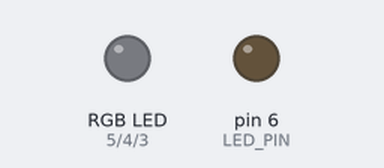
Recording of a sketch running on a simulated Arduino Uno, built with avr-gcc and run on an emulated ATmega328P. On the bench: an RGB LED mixed from three pins (HIGH = lit), output pins drawn as LEDs (lit = HIGH).

Above: at 0.15 s.
At 7.37 s:
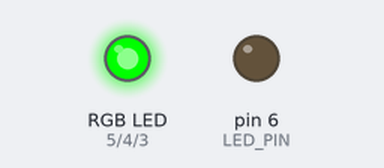
Timing chart, 0 to 8.3 s (numbered marks = the images above):
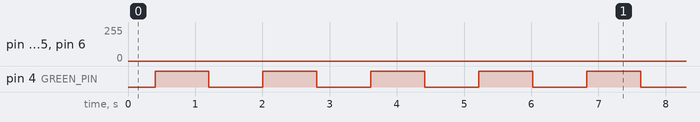

The sketch:

IoT_LED_Breathe_v1.0.ino
```cpp
/*NYCDA & NextFab IoT Workshop
 * LED Breathe
 * by Matt Garfield
 * 8/28/2016
 * Version: MKR1000_NYCDA-LED_Breathe_v1.0_MG
 *
 * Description:
 *    - Slowly fade the onboard LED and the RGB LED strip in and out
 *    - Ensures proper upload of code and wiring of circuit
*/

/* Arduino Output Pins
********************/
#define LED_PIN     6
#define RED_PIN     5
#define GREEN_PIN   4
#define BLUE_PIN    3

//Use color names as index values for color[]
#define RED_INDEX     1
#define GREEN_INDEX   2
#define BLUE_INDEX    3

//Hue Value Color Map from Adafruit
//Used for rainbow()
//https://blog.adafruit.com/2012/03/14/constant-brightness-hsb-to-rgb-algorithm/
#define RED_HUE     0
#define YELLOW_HUE  128
#define GREEN_HUE   256
#define TEAL_HUE    384
#define BLUE_HUE    512
#define PURPLE_HUE  640

/* Setup Routine
********************/
void setup() {

      /* Initialize Pin Modes
      ********************/
          pinMode(LED_PIN, OUTPUT);
          pinMode(RED_PIN, OUTPUT);
          pinMode(BLUE_PIN, OUTPUT);
          pinMode(GREEN_PIN, OUTPUT);

} //END Setup

/* Loop
********************/
void loop() {

  //breatheHSB(int hue, byte saturation, byte brightness, int wait (ms))
  breatheHSB (0, 0, 255, 3);

} //END Loop

/* SubRoutines
**********************/

/***************************************************************************
breatheHSB(int hue, byte saturation, byte brightness, int wait)
  * Runs a single fade-on / fade-out sequence
  * Requires hsbrgb()
  *
  * hue = color to fade into; 0: full red, 256: full green, 512: full blue, 767: full red
  * saturation = intensity of hue component; 0 = full white, 255 = full hue
  * brightness = intensity of output light; 0 = off, 255 = full brightness
  * wait = number of milliseconds to wait between loops
*****************************************************************************/
//Initialize array to hold RED, GREEN, BLUE color values from hsb2rgb() routine
byte color[3];

void breatheHSB (int h, byte s, byte b, int wait){

      for(int i = 0; i <= b; i++){
          hsb2rgb(h, s, i, color);

          //Set PWM values to Color Pins
          analogWrite(RED_PIN, color[RED_INDEX]);
          analogWrite(GREEN_PIN, color[GREEN_INDEX]);
          analogWrite(BLUE_PIN, color[BLUE_INDEX]);
          analogWrite(LED_PIN, i);

          delay(wait);    //sets speed of fade
      }

      for(int i = b; i >= 0; i--){
          hsb2rgb(h, s, i, color);

          //Set PWM values to Color Pins
          analogWrite(RED_PIN, color[RED_INDEX]);
          analogWrite(GREEN_PIN, color[GREEN_INDEX]);
          analogWrite(BLUE_PIN, color[BLUE_INDEX]);
          analogWrite(LED_PIN, i);

          delay(wait);    //sets speed of fade
      }

} //END breatheHSB()

/******************************************************************************
 hsb2rgb()
 Convert Hue, Saturation, Brightness to Red, Green, Blue values

 https://blog.adafruit.com/2012/03/14/constant-brightness-hsb-to-rgb-algorithm/

 * accepts hue, saturation and brightness values and outputs three 8-bit color
 * values in an array (color[])
 *
 * saturation (sat) and brightness (bright) are 8-bit values.
 *
 * hue (index) is a value between 0 and 767. hue values out of range are
 * rendered as 0.
 *
 *****************************************************************************/
void hsb2rgb(uint16_t index, uint8_t sat, uint8_t bright, uint8_t color[3]){

      uint16_t r_temp, g_temp, b_temp;
      uint8_t index_mod;
      uint8_t inverse_sat = (sat ^ 255);

      index = index % 768;
      index_mod = index % 256;

      if (index < 256)
      {
        r_temp = index_mod ^ 255;
        g_temp = index_mod;
        b_temp = 0;
      }

      else if (index < 512)
      {
        r_temp = 0;
        g_temp = index_mod ^ 255;
        b_temp = index_mod;
      }

      else if ( index < 768)
      {
        r_temp = index_mod;
        g_temp = 0;
        b_temp = index_mod ^ 255;
      }

      else
      {
        r_temp = 0;
        g_temp = 0;
        b_temp = 0;
      }

      r_temp = ((r_temp * sat) / 255) + inverse_sat;
      g_temp = ((g_temp * sat) / 255) + inverse_sat;
      b_temp = ((b_temp * sat) / 255) + inverse_sat;

      r_temp = (r_temp * bright) / 255;
      g_temp = (g_temp * bright) / 255;
      b_temp = (b_temp * bright) / 255;

      color[RED_INDEX]  = (uint8_t)r_temp;
      color[GREEN_INDEX]  = (uint8_t)g_temp;
      color[BLUE_INDEX] = (uint8_t)b_temp;

} //END hsb2rgb()
```

Measured:
- by itself, pin 4 (GREEN_PIN): alternates HIGH for 0.80 s and LOW for 0.80 s
